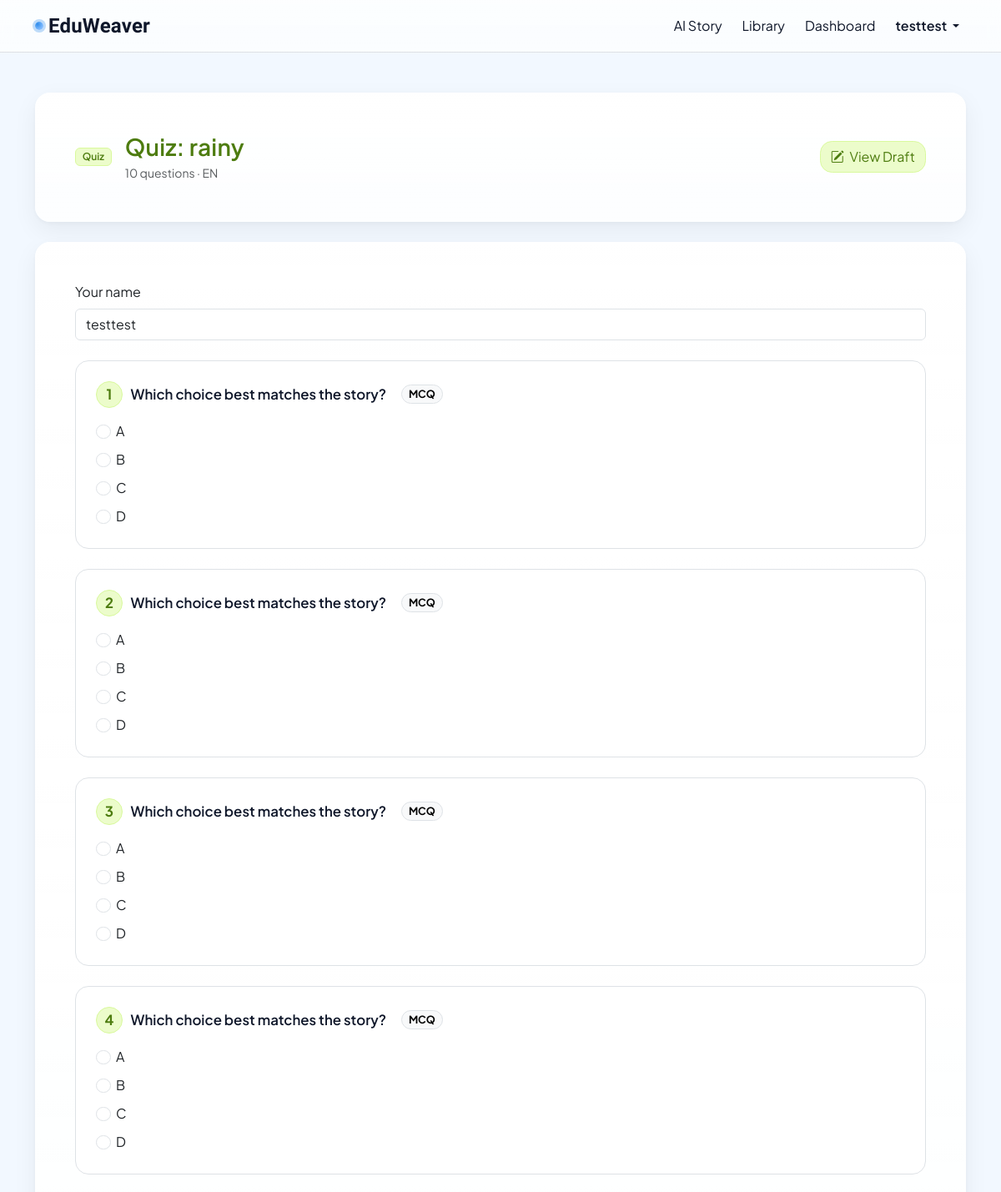
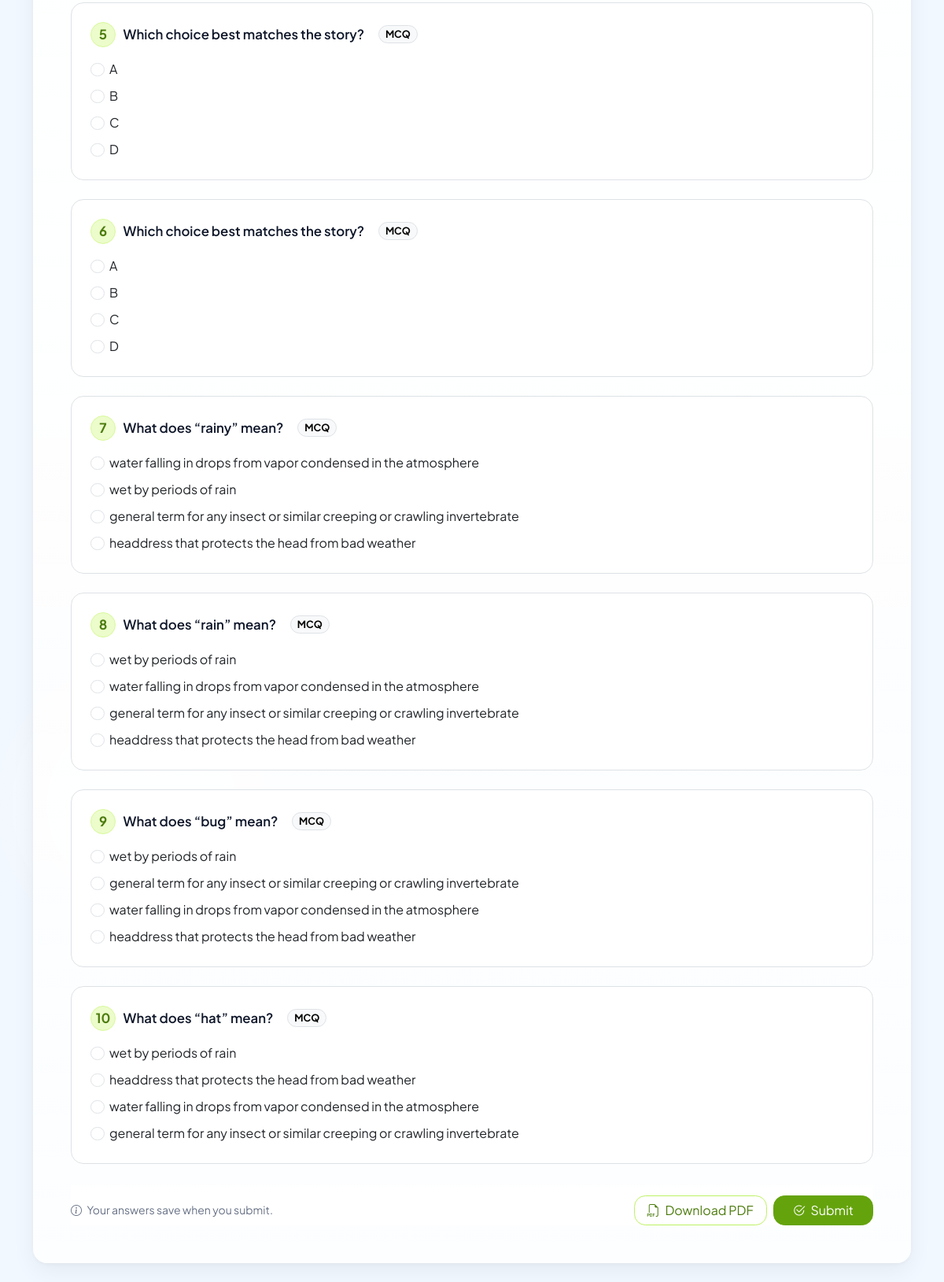
The page /quiz/rainy-1762894104 (signed in) on the database its author committed (2 pictures, top to bottom).
### tables this page shows
CREATE TABLE users (
            id INTEGER PRIMARY KEY AUTOINCREMENT,
            username TEXT NOT NULL UNIQUE,
            email TEXT NOT NULL UNIQUE,
            password_hash TEXT NOT NULL,
            created_at TEXT DEFAULT (DATETIME('now'))
        , is_admin INTEGER DEFAULT 0, is_english_native INTEGER
    CHECK (is_english_native IN (0,1)), age INTEGER
    CHECK (age IS NULL OR (age BETWEEN 5 AND 120)), gender TEXT
    CHECK (gender IN ('female','male','nonbinary','prefer_not') OR gender IS NULL));

CREATE TABLE stories (
            id INTEGER PRIMARY KEY AUTOINCREMENT,
            title TEXT NOT NULL,
            slug TEXT NOT NULL UNIQUE,
            prompt TEXT NOT NULL,
            language TEXT DEFAULT 'en',
            level TEXT DEFAULT 'phonics',
            content TEXT NOT NULL,
            visuals TEXT,
            created_at TEXT DEFAULT (DATETIME('now')),
            author_name TEXT DEFAULT 'guest'
        );

CREATE TABLE quiz_questions (
            id INTEGER PRIMARY KEY AUTOINCREMENT,
            story_id INTEGER NOT NULL,
            question TEXT NOT NULL,
            choices_json TEXT NOT NULL,
            correct_index INTEGER NOT NULL, qtype TEXT DEFAULT 'mcq', answer_text TEXT, rubric TEXT,
            FOREIGN KEY (story_id) REFERENCES stories(id) ON DELETE CASCADE
        );

### app.py (the view, shortened to what this page needs)
@app.route("/quiz/<slug>", methods=["GET", "POST"])
@login_required
def quiz_take(slug):
    db = get_db()
    s = db.execute("SELECT * FROM stories WHERE slug = ?", (slug,)).fetchone()
    if not s:
        return ("Story not found", 404)
    draft_row = db.execute(
        """
        SELECT id
        FROM finish_drafts
        WHERE seed_prompt = ?
          AND learner_name = ?
          AND language = ?
        ORDER BY datetime(created_at) DESC
        LIMIT 1
        """,
        (s["prompt"], s["author_name"], s["language"])
    ).fetchone()
    draft_id = draft_row["id"] if draft_row else None
    qs = db.execute(
        "SELECT * FROM quiz_questions WHERE story_id = ? ORDER BY id ASC",
        (s["id"],)
    ).fetchall()
    if not qs:
        flash("No quiz yet. Build the worksheet first.", "warning")
        return redirect(url_for("story_view", slug=slug))
    for q in qs:
        if not q.get("qtype"):
            q["qtype"] = "mcq"
    for q in qs:
        if q["qtype"] == "mcq":
            ch = q["choices_json"]
            if isinstance(ch, str):
                try:
                    q["choices"] = json.loads(ch) if ch else []
                except Exception:
                    q["choices"] = []
            else:
                q["choices"] = ch or []
        else:
            q["choices"] = []
    return render_template("quiz_take.html", story=s, questions=qs, draft_id=draft_id)

### app.py (called while the page is built)
def dict_factory(cursor, row):
    d = {}
    for idx, col in enumerate(cursor.description):
        d[col[0]] = row[idx]
    return d

def get_db():
    if "db" not in g:
        conn = sqlite3.connect(DB_PATH)
        conn.row_factory = dict_factory
        g.db = conn
    return g.db

@app.before_request
def load_current_user():
    g.current_user = None
    uid = session.get("user_id")
    if uid:
        db = get_db()
        g.current_user = db.execute("SELECT * FROM users WHERE id = ?", (uid,)).fetchone()

@app.context_processor
def inject_user():
    return {"current_user": g.get("current_user")}

def login_required(view_func):
    @wraps(view_func)
    def _wrapped(*args, **kwargs):
        if not (g.get("current_user") and g.current_user.get("id")):
            next_url = request.full_path if request.query_string else request.path
            return redirect(url_for("login", next=next_url))
        return view_func(*args, **kwargs)
    return _wrapped

### templates/quiz_take.html (shortened to what this page needs)
{% extends "base.html" %}
{% block content %}
<section class="card border-0 lp-card-modern overflow-hidden mt-4 mb-4 no-print">
  <div class="p-4 p-lg-5 d-flex align-items-center justify-content-between">
    <div class="d-flex align-items-center gap-3">
      <span class="badge lp-badge-step">Quiz</span>
      <div>
        <h3 class="mb-0 fw-semibold lp-title-lime">Quiz: {{ story.title }}</h3>
        <div class="text-muted small mt-1">
          {{ questions|length }} questions · {{ story.language|upper }}
        </div>
      </div>
    </div>
    {% if draft_id %}
      <a href="{{ url_for('finish_view', draft_id=draft_id) }}" class="btn btn-lime-light">
        <i class="bi bi-pencil-square me-1"></i> View Draft
      </a>
    {% else %}
      <a href="{{ url_for('story_view', slug=story.slug) }}" class="btn btn-lime-light">
        <i class="bi bi-book me-1"></i> View Story
      </a>
    {% endif %}
  </div>
</section>
<section class="card border-0 lp-card-modern overflow-hidden" id="quizRoot">
  <div class="card-body p-4 p-lg-5">
    <form id="quizForm" method="post" class="vstack gap-4">
      <div class="no-print">
        <label class="form-label">Your name</label>
        <input class="form-control lp-input-el" name="taker_name"
               value="{{ current_user.username if current_user else 'guest' }}"
               placeholder="Your name">
      </div>
      {% for q in questions %}
        {% set qtype = (q.qtype or 'mcq') %}
        {% set choices = (q.choices if q.choices is defined else (q.choices_json | load_json)) %}
        <fieldset class="lp-question-card border rounded-4 p-3 p-md-4 keep-together">
          <legend class="lp-question-title mb-3">
            <span class="lp-q-number">{{ loop.index }}</span>
            <span>{{ q.question }}</span>
            <span class="ms-2 badge rounded-pill text-bg-light border no-print">
              {% if qtype == 'mcq' %}MCQ{% elif qtype == 'short' %}Short{% else %}Long{% endif %}
            </span>
          </legend>
          {% if qtype == 'mcq' %}
            <div class="vstack gap-2">
              {% for c in choices %}
                <div class="form-check lp-choice">
                  <input class="form-check-input"
                         type="radio"
                         name="q{{ q.id }}"
                         id="q{{ q.id }}_{{ loop.index0 }}"
                         value="{{ loop.index0 }}">
                  <label class="form-check-label" for="q{{ q.id }}_{{ loop.index0 }}">
                    {{ c }}
                  </label>
                </div>
              {% endfor %}
            </div>
          {% endif %}
        </fieldset>
      {% endfor %}
      <div class="lp-sticky-submit d-flex flex-wrap gap-2 justify-content-between align-items-center no-print">
        <div class="small text-secondary">
          <i class="bi bi-info-circle me-1"></i> Your answers save when you submit.
        </div>
        <div class="d-flex gap-2">
          <button id="downloadPdfBtn" class="btn btn-outline-lime px-3" type="button" title="Save as PDF">
            <i class="bi bi-filetype-pdf me-1"></i> Download PDF
          </button>
          <button id="submitBtn" class="btn btn-lime px-4" type="submit">
            <i class="bi bi-check2-circle me-1"></i> Submit
          </button>
        </div>
      </div>
    </form>
  </div>
</section>
{% endblock %}

### templates/base.html (shortened to what this page needs)
<!doctype html>
<html lang="en" data-bs-theme="light">
<head>
  <link href="https://cdn.jsdelivr.net/npm/bootstrap@5.3.3/dist/css/bootstrap.min.css" rel="stylesheet">
  <link rel="stylesheet" href="https://cdn.jsdelivr.net/npm/bootstrap-icons@1.11.3/font/bootstrap-icons.css">
  <link href="{{ url_for('static', filename='styles.css') }}" rel="stylesheet">
</head>
<body>
<nav class="navbar navbar-expand-lg">
  <div class="container">
    <a class="navbar-brand" href="{{ url_for('index') }}">
      <span class="brand-dot"></span> EduWeaver
    </a>
    <div id="nav" class="collapse navbar-collapse">
      <ul class="navbar-nav ms-auto align-items-lg-center gap-2">
        <li class="nav-item"><a class="nav-link" href="{{ url_for('story_new') }}">AI Story</a></li>
        <li class="nav-item"><a class="nav-link" href="{{ url_for('library') }}">Library</a></li>
        <li class="nav-item"><a class="nav-link" href="{{ url_for('dashboard') }}">Dashboard</a></li>
        {% if current_user %}
          <li class="nav-item dropdown">
            <a class="nav-link dropdown-toggle fw-semibold" href="#" role="button" data-bs-toggle="dropdown" aria-expanded="false">
              {{ current_user.username }}
            </a>
          </li>
        {% else %}
          <li class="nav-item">
            <a class="btn btn-ghost" href="{{ url_for('login') }}">Sign in</a>
          </li>
        {% endif %}
      </ul>
    </div>
  </div>
</nav>
<main class="py-4">
  <div class="container">
    {% block content %}{% endblock %}
  </div>
</main>
</body>
</html>

### static/styles.css (style rules this page uses)
:root { --ink:#0f172a; --muted:#667085; --surface:#ffffff; --surface-2:#ffffffcc; --line:#e7eef7; --shadow: 0 10px 30px rgba(2,6,23,.10); --violet:#7c3aed; --violet-2:#a78bfa; --sky:#0ea5e9; --sky-2:#7dd3fc; --mint:#10b981; --mint-2:#6ee7b7; --sun:#f59e0b; --sun-2:#fcd34d; --rose:#f43f5e; --rose-2:#fecdd3; --bg-grad: radial-gradient(1200px 600px at 0% -10%, #e0f2fe 0%, rgba(224,242,254,0) 60%), radial-gradient(1000px 500px at 100% 0%, #ede9fe 0%, rgba(237,233,254,0) 65%), radial-gradient(900px 480px at 70% 110%, #dcfce7 0%, rgba(220,252,231,0) 60%), linear-gradient(180deg, #f8fafc 0%, #f1f5f9 100%); }
html, body { min-height:100%; }
body { background: var(--bg-grad); color: var(--ink); font-family: Nunito, "Noto Sans KR", system-ui, -apple-system, "Segoe UI", Roboto, Arial, sans-serif; }
.container::before { content:""; position:fixed; inset:auto auto 10% -10%; width:50vw; height:50vw; border-radius:50%; background: radial-gradient(closest-side, #fff 0%, rgba(255,255,255,0) 70%); filter: blur(24px); opacity:.6; pointer-events:none; z-index:-1; }
.card { background: linear-gradient(180deg, var(--surface), var(--surface-2)); border:1px solid var(--line); border-radius:1.25rem; box-shadow: var(--shadow); }
.btn { border-radius: .9rem; }
.text-secondary { color: var(--muted) !important; }

### templates/base.html (style rules this page uses)
:root { --brand-600:#2f8cea; --brand-700:#236fbb; --mint-500:#7fbaff; --mint-600:#4ea2ff; --ink:#0f172a; --muted:#667085; --border:rgba(15,23,42,.12); }
html,body { height:100% }
body { font-family:"Plus Jakarta Sans", system-ui, -apple-system, Segoe UI, Roboto, Arial, sans-serif; color:var(--ink); background:#f2f8ff; }
.navbar { position:sticky; top:0; z-index:9999; backdrop-filter:saturate(140%) blur(10px); -webkit-backdrop-filter:saturate(140%) blur(10px); background:linear-gradient(180deg, rgba(255,255,255,.82), rgba(255,255,255,.68)); border-bottom:1px solid var(--border); }
.navbar-brand { font-family:"Baloo 2", system-ui, -apple-system, Segoe UI, Roboto, Arial, sans-serif; font-weight:700; letter-spacing:.2px; display:flex; align-items:center; gap:.4rem; font-size:24px; color:var(--ink); }
.navbar-brand .brand-dot { inline-size:.6rem; block-size:.6rem; border-radius:999px; background: radial-gradient(65% 65% at 30% 30%, var(--brand-600), var(--mint-500)); box-shadow:0 0 0 3px color-mix(in srgb, var(--brand-600) 30%, transparent); }
.nav-link { color:var(--ink) }

### rows shown on the page
users: username "testtest", taker_name "testtest"
stories: title "rainy", language "EN"
quiz_questions: question "Which choice best matches the story?", qtype "MCQ", choices "A" "B" "C" "D"
quiz_questions: question "Which choice best matches the story?", qtype "MCQ", choices "A" "B" "C" "D"
quiz_questions: question "Which choice best matches the story?", qtype "MCQ", choices "A" "B" "C" "D"
quiz_questions: question "Which choice best matches the story?", qtype "MCQ", choices "A" "B" "C" "D"
quiz_questions: question "Which choice best matches the story?", qtype "MCQ", choices "A" "B" "C" "D"
quiz_questions: question "Which choice best matches the story?", qtype "MCQ", choices "A" "B" "C" "D"
quiz_questions: question "What does “rainy” mean?", qtype "MCQ", choices "water falling in drops from vapor condensed in the atmosphere" "wet by periods of rain" "general term for any insect or similar creeping or crawling invertebrate" "headdress that protects the head from bad weather"
quiz_questions: question "What does “rain” mean?", qtype "MCQ", choices "wet by periods of rain" "water falling in drops from vapor condensed in the atmosphere" "general term for any insect or similar creeping or crawling invertebrate" "headdress that protects the head from bad weather"
quiz_questions: question "What does “bug” mean?", qtype "MCQ", choices "wet by periods of rain" "general term for any insect or similar creeping or crawling invertebrate" "water falling in drops from vapor condensed in the atmosphere" "headdress that protects the head from bad weather"
quiz_questions: question "What does “hat” mean?", qtype "MCQ", choices "wet by periods of rain" "headdress that protects the head from bad weather" "water falling in drops from vapor condensed in the atmosphere" "general term for any insect or similar creeping or crawling invertebrate"

### other values the page prints
{{ questions|length }} "10"
